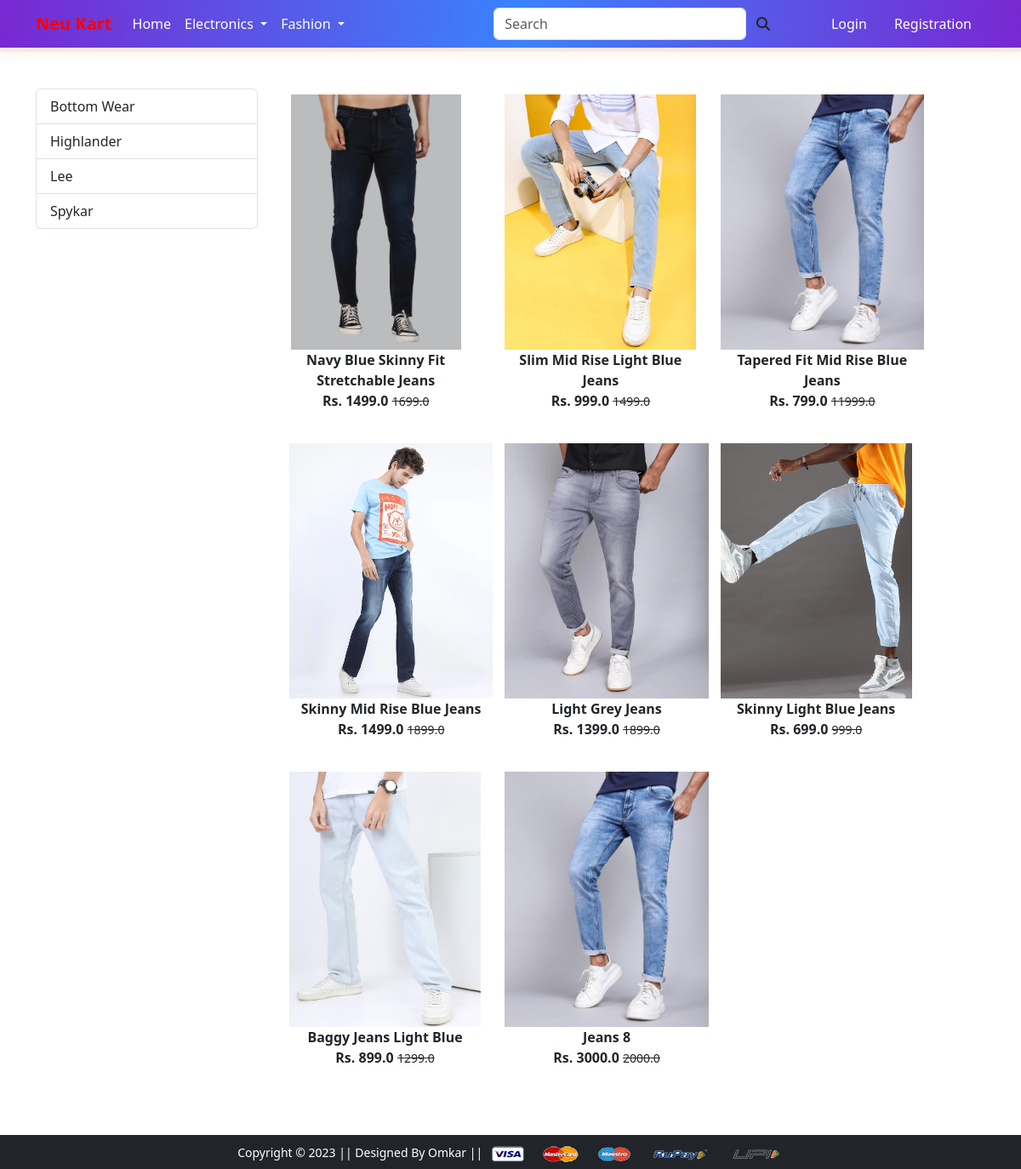
/bottomwear, run on the app's committed database.
### app/models.py (models this page shows, shortened)
class Product(models.Model):
    title=models.CharField(max_length=100)
    selling_price=models.FloatField()
    discounted_price=models.FloatField()
    description=models.TextField()
    brand=models.CharField(max_length=100)
    category=models.CharField(choices=CATEGORY_CHOICES, max_length=2)
    product_image=models.ImageField(upload_to='productimg')

### app/views.py (the view)
# urls.py: path('bottomwear', views.bottomwear, name='bottomwear'),
def bottomwear(request, data=None):
  totalitem=0
  if request.user.is_authenticated:
    totalitem = len(Cart.objects.filter(user=request.user))
  if data == None:
    products=Product.objects.filter(category='BW')
  elif data == 'Highlander' or data == 'Lee' or data == 'Spykar':
    products=Product.objects.filter(category='BW').filter(brand=data)
  return render(request, 'app/bottomwear.html', {'products':products, 'totalitem': totalitem})

### app/templates/app/bottomwear.html (shortened to what this page needs)
{% extends 'app/base.html' %}
{% load static %}
{% block main-content %}
<div class="container my-5">
 <div class="row">
  <div class="col-sm-3">
    <div class="list-group">
        <a href="{% url 'bottomwear' %}" class="list-group-item list-group-item-action" aria-current="true">
          Bottom Wear
        </a>
        <a href="{% url 'bottomweardata' 'Highlander' %}" class="list-group-item list-group-item-action">Highlander</a>
        <a href="{% url 'bottomweardata' 'Lee' %}" class="list-group-item list-group-item-action">Lee</a>
        <a href="{% url 'bottomweardata' 'Spykar' %}" class="list-group-item list-group-item-action">Spykar</a>
      </div>
  </div>
  <div class="col-sm-8">
   <div class="row">
    {% for product in products %}
    <div class="col-sm-4 text-center mb-4">
        <a href="{% url 'product-detail' product.id %}" class="btn">
            <div class="item">
                <img src="{{ product.product_image.url }}" alt="" height="300">
                <div class="fw-bold">{{ product.title }}</div>
                <div class="fw-bold">Rs. {{product.discounted_price}}
                    <small class="fw-light text-decoration-line-through">{{product.selling_price}}</small>
                </div>
            </div>
        </a>
    </div>
    {% endfor %}
   </div>
  </div>
 </div>
</div>
{% endblock main-content %}

### data on the page
Product: product_image (picture), title "Navy Blue Skinny Fit Stretchable Jeans", discounted_price "1499.0", selling_price "1699.0"
Product: product_image (picture), title "Slim Mid Rise Light Blue Jeans", discounted_price "999.0", selling_price "1499.0"
Product: product_image (picture), title "Tapered Fit Mid Rise Blue Jeans", discounted_price "799.0", selling_price "11999.0"
Product: product_image (picture), title "Skinny Mid Rise Blue Jeans", discounted_price "1499.0", selling_price "1899.0"
Product: product_image (picture), title "Light Grey Jeans", discounted_price "1399.0", selling_price "1899.0"
Product: product_image (picture), title "Skinny Light Blue Jeans", discounted_price "699.0", selling_price "999.0"
Product: product_image (picture), title "Baggy Jeans Light Blue", discounted_price "899.0", selling_price "1299.0"
Product: product_image (picture), title "Jeans 8", discounted_price "3000.0", selling_price "2000.0"
